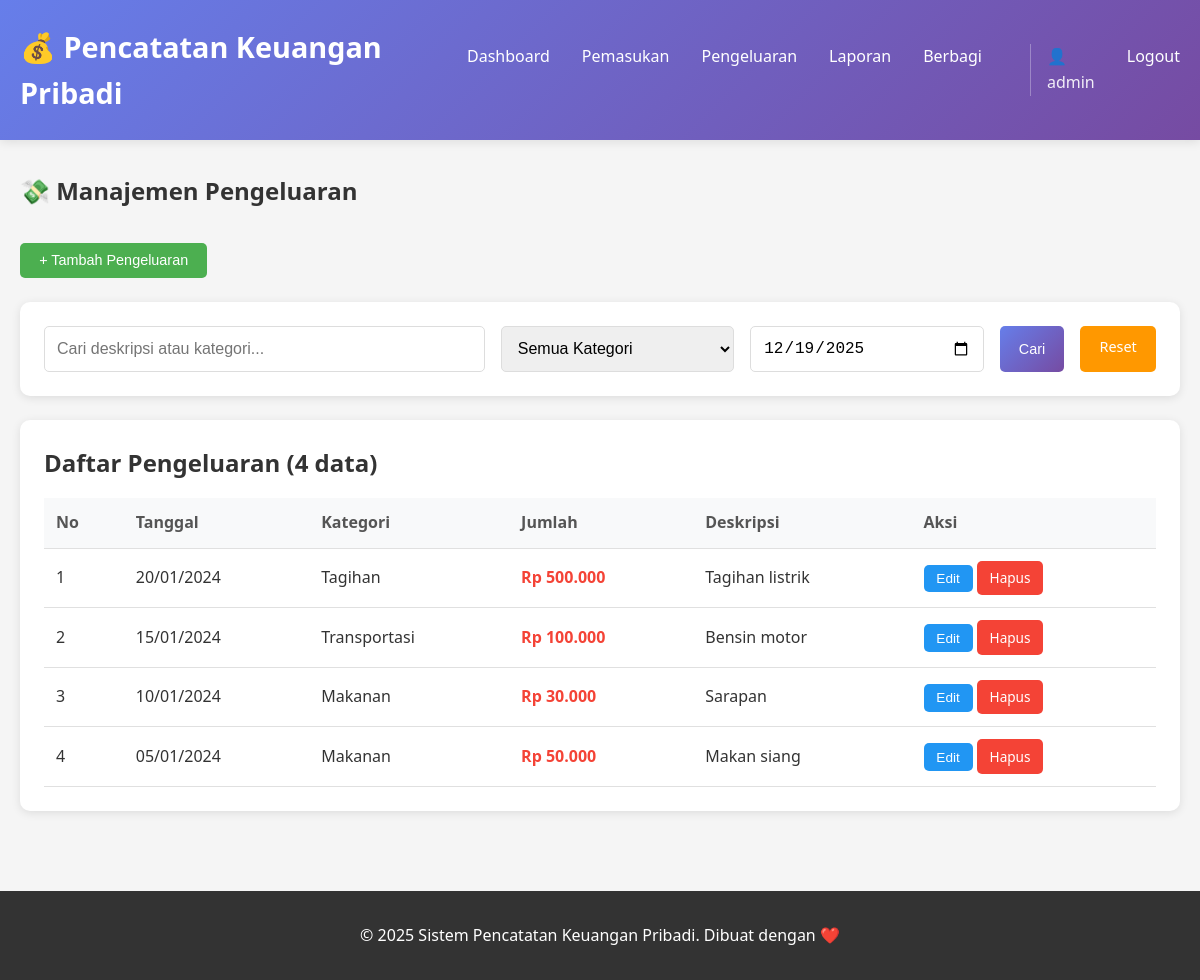
The app's page /pages/pengeluaran.php (signed in) with its own data.
### tables this page shows
CREATE TABLE IF NOT EXISTS pengeluaran (
    id INT AUTO_INCREMENT PRIMARY KEY,
    kategori_id INT NOT NULL,
    tanggal DATE NOT NULL,
    jumlah DECIMAL(15,2) NOT NULL,
    deskripsi TEXT,
    created_at TIMESTAMP DEFAULT CURRENT_TIMESTAMP,
    updated_at TIMESTAMP DEFAULT CURRENT_TIMESTAMP ON UPDATE CURRENT_TIMESTAMP,
    FOREIGN KEY (kategori_id) REFERENCES kategori_pengeluaran(id) ON DELETE RESTRICT
);

CREATE TABLE IF NOT EXISTS kategori_pengeluaran (
    id INT AUTO_INCREMENT PRIMARY KEY,
    nama_kategori VARCHAR(100) NOT NULL,
    deskripsi TEXT,
    created_at TIMESTAMP DEFAULT CURRENT_TIMESTAMP,
    updated_at TIMESTAMP DEFAULT CURRENT_TIMESTAMP ON UPDATE CURRENT_TIMESTAMP
);

### pages/pengeluaran.php (the view, shortened to what this page needs)
<?php
require_once __DIR__ . '/../config/koneksi.php';
require_once __DIR__ . '/../includes/header.php';
$limit = 10;
$page = isset($_GET['page']) ? (int)$_GET['page'] : 1;
$offset = ($page - 1) * $limit;
$search = isset($_GET['search']) ? $_GET['search'] : '';
$tanggal_filter = isset($_GET['tanggal']) ? $_GET['tanggal'] : '';
$where_clause = "WHERE 1=1";
$params = [];
$types = "";
$sql = "SELECT p.*, k.nama_kategori
        FROM pengeluaran p
        LEFT JOIN kategori_pengeluaran k ON p.kategori_id = k.id
        $where_clause
        ORDER BY p.tanggal DESC, p.id DESC
        LIMIT ? OFFSET ?";
$params[] = $limit;
$params[] = $offset;
$types .= "ii";
$stmt = $conn->prepare($sql);
if (!empty($params)) {
    $stmt->bind_param($types, ...$params);
}
$stmt->execute();
$result = $stmt->get_result();
$sql_count = "SELECT COUNT(*) as total FROM pengeluaran p $where_clause";
$stmt_count = $conn->prepare($sql_count);
$stmt_count->execute();
$total_data = $stmt_count->get_result()->fetch_assoc()['total'];
?>
<div class="container">
    <h2 style="margin-bottom: 2rem;">💸 Manajemen Pengeluaran</h2>
    <div style="margin-bottom: 1.5rem;">
        <button class="btn btn-success" onclick="showAddForm()">+ Tambah Pengeluaran</button>
    </div>
    <div class="search-filter">
        <form method="GET" style="display: flex; gap: 1rem; width: 100%;">
            <input type="text" name="search" placeholder="Cari deskripsi atau kategori..." value="<?php echo htmlspecialchars($search); ?>" style="flex: 2;">
            <select name="kategori_id" style="flex: 1;">
                <option value="">Semua Kategori</option>
            </select>
            <input type="date" name="tanggal" value="<?php echo htmlspecialchars($tanggal_filter); ?>" style="flex: 1;">
            <button type="submit" class="btn btn-primary">Cari</button>
            <a href="pengeluaran.php" class="btn btn-warning">Reset</a>
        </form>
    </div>
    <div class="table-container">
        <div class="table-header">
            <h3 class="table-title">Daftar Pengeluaran (<?php echo number_format($total_data); ?> data)</h3>
        </div>
        <table>
            <thead>
                <tr>
                    <th>No</th>
                    <th>Tanggal</th>
                    <th>Kategori</th>
                    <th>Jumlah</th>
                    <th>Deskripsi</th>
                    <th>Aksi</th>
                </tr>
            </thead>
            <tbody>
                <?php if ($result->num_rows > 0): ?>
                    <?php
                    $no = $offset + 1;
                    while($row = $result->fetch_assoc()):
                    ?>
                        <tr>
                            <td><?php echo $no++; ?></td>
                            <td><?php echo date('d/m/Y', strtotime($row['tanggal'])); ?></td>
                            <td><?php echo htmlspecialchars($row['nama_kategori']); ?></td>
                            <td style="color: #f44336; font-weight: bold;">
                                Rp <?php echo number_format($row['jumlah'], 0, ',', '.'); ?>
                            </td>
                            <td><?php echo htmlspecialchars($row['deskripsi']); ?></td>
                            <td>
                                <button class="btn btn-info btn-sm" onclick="editData(<?php echo htmlspecialchars(json_encode($row)); ?>)">Edit</button>
                                <a href="process_pengeluaran.php?action=hapus&id=<?php echo $row['id']; ?>"
                                   class="btn btn-danger btn-sm"
                                   onclick="return confirmDelete('Apakah Anda yakin ingin menghapus pengeluaran ini?')">Hapus</a>
                            </td>
                        </tr>
                    <?php endwhile; ?>
                <?php endif; ?>
            </tbody>
        </table>
    </div>
</div>
<?php
require_once __DIR__ . '/../includes/footer.php';
?>

### assets/css/style.css (style rules this page uses)
* { margin: 0; padding: 0; box-sizing: border-box; }
body { font-family: 'Segoe UI', Tahoma, Geneva, Verdana, sans-serif; line-height: 1.6; color: #333; background-color: #f5f5f5; }
.container { max-width: 1200px; margin: 0 auto; padding: 0 20px; }
.table-container { background: white; border-radius: 10px; padding: 1.5rem; box-shadow: 0 2px 10px rgba(0,0,0,0.1); }
.table-header { display: flex; justify-content: space-between; align-items: center; margin-bottom: 1rem; }
.table-title { font-size: 1.5rem; font-weight: bold; color: #333; }
table { width: 100%; border-collapse: collapse; margin-top: 1rem; }
table th, table td { padding: 0.75rem; text-align: left; border-bottom: 1px solid #e0e0e0; }
table th { background-color: #f8f9fa; font-weight: 600; color: #555; }
.btn { display: inline-block; padding: 0.6rem 1.2rem; border: none; border-radius: 5px; cursor: pointer; font-size: 0.9rem; font-weight: 500; text-decoration: none; transition: all 0.3s; }
.btn-primary { background: linear-gradient(135deg, #667eea 0%, #764ba2 100%); color: white; }
.btn-success { background: #4CAF50; color: white; }
.btn-danger { background: #f44336; color: white; }
.btn-warning { background: #ff9800; color: white; }
.btn-info { background: #2196F3; color: white; }
.btn-sm { padding: 0.4rem 0.8rem; font-size: 0.85rem; }
.search-filter { background: white; border-radius: 10px; padding: 1.5rem; margin-bottom: 1.5rem; display: flex; gap: 1rem; flex-wrap: wrap; box-shadow: 0 2px 10px rgba(0,0,0,0.1); }
.search-filter input, .search-filter select { flex: 1; min-width: 200px; padding: 0.75rem; border: 1px solid #ddd; border-radius: 5px; font-size: 1rem; }

### records on screen
pengeluaran: tanggal "20/01/2024", kategori.nama_kategori "Tagihan", jumlah "500.000", deskripsi "Tagihan listrik"
pengeluaran: tanggal "15/01/2024", kategori.nama_kategori "Transportasi", jumlah "100.000", deskripsi "Bensin motor"
pengeluaran: tanggal "10/01/2024", kategori.nama_kategori "Makanan", jumlah "30.000", deskripsi "Sarapan"
pengeluaran: tanggal "05/01/2024", kategori.nama_kategori "Makanan", jumlah "50.000", deskripsi "Makan siang"

### other values on screen
$_SESSION['username'] "admin"
$total_data "4"
